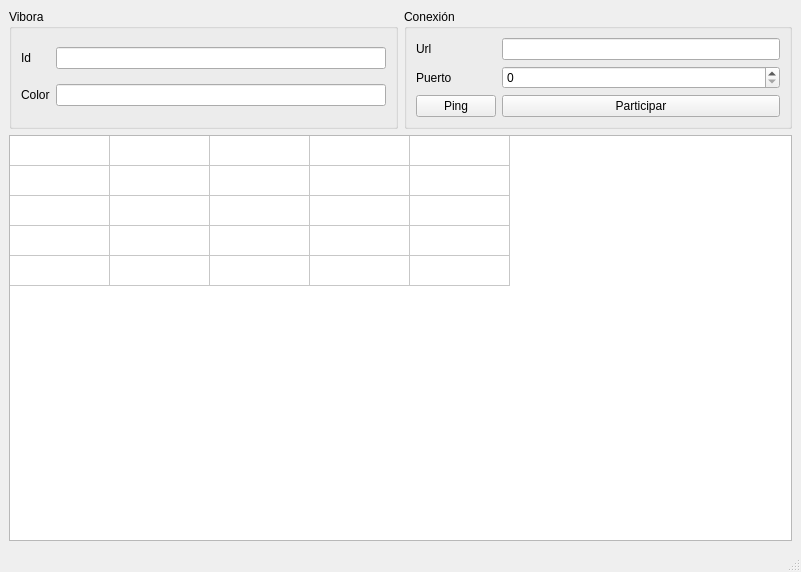
<?xml version="1.0" encoding="UTF-8"?>
<ui version="4.0">
 <class>MainWindow</class>
 <widget class="QMainWindow" name="MainWindow">
  <property name="geometry">
   <rect>
    <x>0</x>
    <y>0</y>
    <width>801</width>
    <height>572</height>
   </rect>
  </property>
  <property name="windowTitle">
   <string>Cliente</string>
  </property>
  <widget class="QWidget" name="centralwidget">
   <layout class="QVBoxLayout" name="verticalLayout_5">
    <item>
     <layout class="QHBoxLayout" name="horizontalLayout_3">
      <item>
       <widget class="QGroupBox" name="groupBox">
        <property name="title">
         <string>Vibora</string>
        </property>
        <layout class="QGridLayout" name="gridLayout_3">
         <item row="0" column="0">
          <widget class="QLabel" name="label">
           <property name="text">
            <string>Id</string>
           </property>
          </widget>
         </item>
         <item row="1" column="0">
          <widget class="QLabel" name="label_2">
           <property name="text">
            <string>Color</string>
           </property>
          </widget>
         </item>
         <item row="0" column="1">
          <widget class="QLineEdit" name="lineEdit"/>
         </item>
         <item row="1" column="1">
          <widget class="QLineEdit" name="lineEdit_2"/>
         </item>
        </layout>
       </widget>
      </item>
      <item>
       <widget class="QGroupBox" name="groupBox_2">
        <property name="title">
         <string>Conexión</string>
        </property>
        <layout class="QGridLayout" name="gridLayout_5">
         <item row="0" column="1">
          <widget class="QLineEdit" name="lineEdit_3"/>
         </item>
         <item row="1" column="1">
          <widget class="QSpinBox" name="spinBox"/>
         </item>
         <item row="1" column="0">
          <widget class="QLabel" name="label_4">
           <property name="text">
            <string>Puerto</string>
           </property>
          </widget>
         </item>
         <item row="0" column="0">
          <widget class="QLabel" name="label_3">
           <property name="text">
            <string>Url</string>
           </property>
          </widget>
         </item>
         <item row="2" column="1">
          <widget class="QPushButton" name="pushButton_2">
           <property name="text">
            <string>Participar</string>
           </property>
          </widget>
         </item>
         <item row="2" column="0">
          <widget class="QPushButton" name="pushButton">
           <property name="text">
            <string>Ping</string>
           </property>
          </widget>
         </item>
        </layout>
       </widget>
      </item>
     </layout>
    </item>
    <item>
     <widget class="QTableWidget" name="tableWidget">
      <property name="rowCount">
       <number>5</number>
      </property>
      <property name="columnCount">
       <number>5</number>
      </property>
      <attribute name="horizontalHeaderVisible">
       <bool>false</bool>
      </attribute>
      <attribute name="horizontalHeaderHighlightSections">
       <bool>false</bool>
      </attribute>
      <attribute name="horizontalHeaderMinimumSectionSize">
       <number>1</number>
      </attribute>
      <attribute name="verticalHeaderVisible">
       <bool>false</bool>
      </attribute>
      <attribute name="verticalHeaderHighlightSections">
       <bool>false</bool>
      </attribute>
      <attribute name="verticalHeaderMinimumSectionSize">
       <number>1</number>
      </attribute>
      <row/>
      <row/>
      <row/>
      <row/>
      <row/>
      <column/>
      <column/>
      <column/>
      <column/>
      <column/>
     </widget>
    </item>
   </layout>
  </widget>
  <widget class="QMenuBar" name="menubar">
   <property name="geometry">
    <rect>
     <x>0</x>
     <y>0</y>
     <width>801</width>
     <height>25</height>
    </rect>
   </property>
  </widget>
  <widget class="QStatusBar" name="statusbar"/>
 </widget>
 <resources/>
 <connections/>
</ui>
